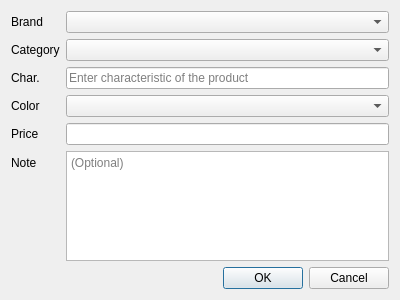
<?xml version="1.0" encoding="UTF-8"?>
<ui version="4.0">
 <class>AddProductDialog</class>
 <widget class="QWidget" name="AddProductDialog">
  <property name="windowModality">
   <enum>Qt::ApplicationModal</enum>
  </property>
  <property name="geometry">
   <rect>
    <x>0</x>
    <y>0</y>
    <width>400</width>
    <height>300</height>
   </rect>
  </property>
  <property name="windowTitle">
   <string>Add new product</string>
  </property>
  <layout class="QFormLayout" name="formLayout">
   <item row="6" column="0">
    <widget class="QLabel" name="priceLabel">
     <property name="text">
      <string>Price</string>
     </property>
    </widget>
   </item>
   <item row="6" column="1">
    <widget class="QLineEdit" name="priceEdit">
     <property name="inputMask">
      <string>D9 999 999</string>
     </property>
     <property name="text">
      <string>  </string>
     </property>
     <property name="placeholderText">
      <string>Enter price (Max. 6 digits)</string>
     </property>
    </widget>
   </item>
   <item row="9" column="0">
    <widget class="QLabel" name="noteLabel">
     <property name="text">
      <string>Note</string>
     </property>
    </widget>
   </item>
   <item row="9" column="1">
    <widget class="QTextEdit" name="noteTextEdit">
     <property name="placeholderText">
      <string>(Optional)</string>
     </property>
    </widget>
   </item>
   <item row="10" column="1">
    <widget class="QDialogButtonBox" name="buttonBox">
     <property name="standardButtons">
      <set>QDialogButtonBox::Cancel|QDialogButtonBox::Ok</set>
     </property>
    </widget>
   </item>
   <item row="1" column="0">
    <widget class="QLabel" name="brandLabel">
     <property name="text">
      <string>Brand</string>
     </property>
    </widget>
   </item>
   <item row="1" column="1">
    <widget class="QComboBox" name="brandCB"/>
   </item>
   <item row="3" column="1">
    <widget class="QLineEdit" name="nameEdit">
     <property name="placeholderText">
      <string>Enter characteristic of the product</string>
     </property>
    </widget>
   </item>
   <item row="2" column="0">
    <widget class="QLabel" name="categoryLabel">
     <property name="text">
      <string>Category</string>
     </property>
    </widget>
   </item>
   <item row="2" column="1">
    <widget class="QComboBox" name="categoryCB">
     <property name="currentIndex">
      <number>-1</number>
     </property>
    </widget>
   </item>
   <item row="3" column="0">
    <widget class="QLabel" name="nameLabel">
     <property name="text">
      <string>Char.</string>
     </property>
    </widget>
   </item>
   <item row="5" column="0">
    <widget class="QLabel" name="colorLabel">
     <property name="text">
      <string>Color</string>
     </property>
    </widget>
   </item>
   <item row="5" column="1">
    <widget class="QComboBox" name="colorCB"/>
   </item>
  </layout>
 </widget>
 <resources/>
 <connections/>
</ui>
